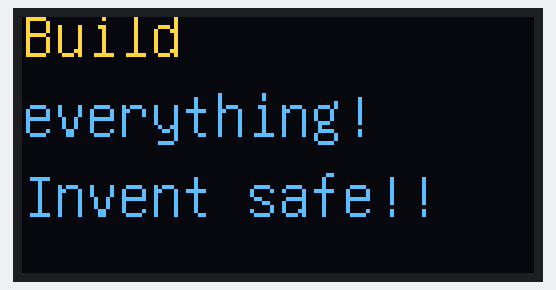
Bench run of a sketch on a simulated Arduino Uno, built with avr-gcc and run on an emulated ATmega328P. Parts: 128×64 one-colour display. The OLED is the two-colour kind (top 16 rows yellow).

Above: at 0.3 s.

The sketch:

lcd.ino
```cpp
#include <U8glib.h>

U8GLIB_SH1106_128X64  My_u8g_Panel(U8G_I2C_OPT_NONE); // I2C / TWI

void draw(void) {
  // graphic commands to redraw the complete screen should be placed here
  My_u8g_Panel.setFont(u8g_font_unifont);
  My_u8g_Panel.drawStr( 0, 10, "Build");
  My_u8g_Panel.drawStr( 0, 30, "everything!");
  My_u8g_Panel.drawStr( 0, 50, "Invent safe!!");

}

void setup(void) {
  // flip screen, if required
  // My_u8g_Panel.setRot180();

  // assign default color value
  My_u8g_Panel.setColorIndex(1); // pixel on

 // pinMode(8, OUTPUT);
}

void loop(void) {
  // picture loop
  My_u8g_Panel.firstPage();
  do {
    draw();
  } while( My_u8g_Panel.nextPage() );


}
```
